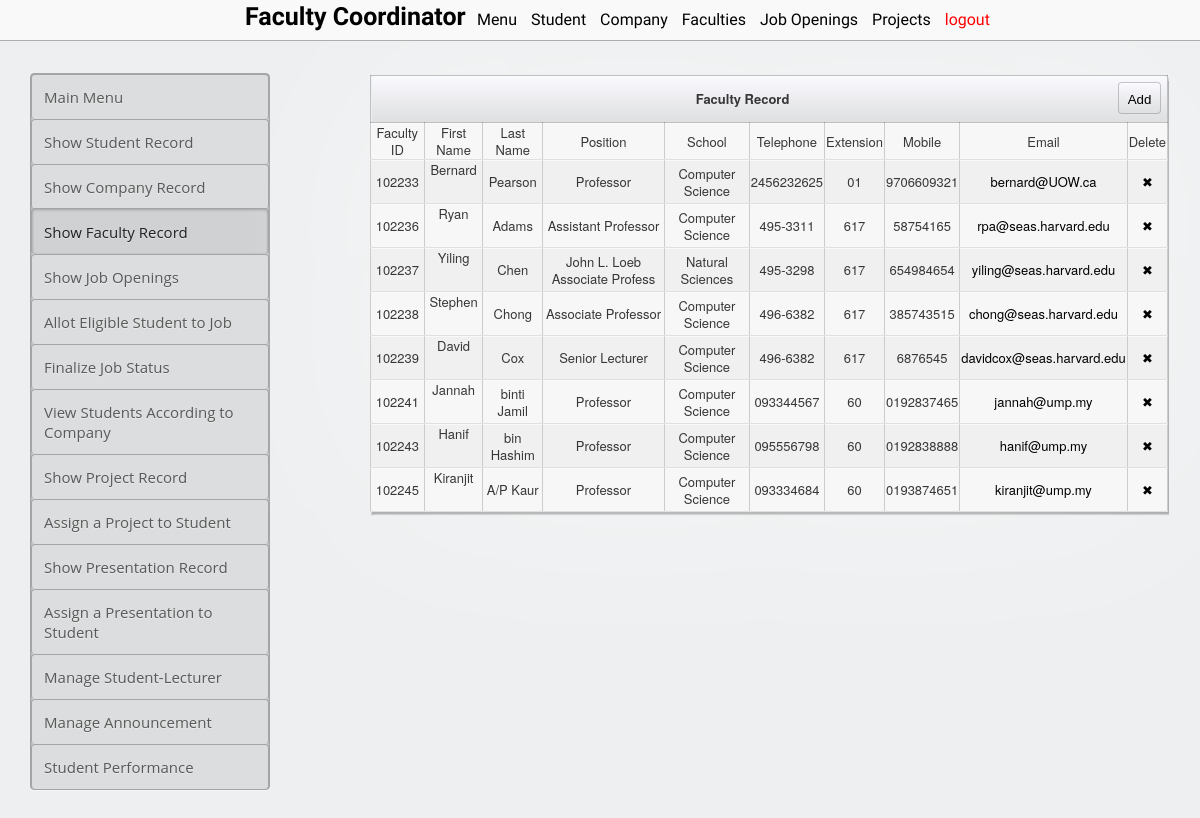
Screenshot of /coordinator/show_faculty.php with the database file from the repository.
### tables this page shows
CREATE TABLE `faculty_detail` (
  `FACULTY_ID` varchar(14) NOT NULL DEFAULT '',
  `FIRST_NAME` char(20) DEFAULT NULL,
  `LAST_NAME` char(20) DEFAULT NULL,
  `POSITION` varchar(50) DEFAULT NULL,
  `SCHOOL` varchar(50) DEFAULT NULL,
  `TELEPHONE` varchar(14) DEFAULT NULL,
  `EXTENSION` varchar(20) DEFAULT NULL,
  `MOBILE` varchar(14) DEFAULT NULL,
  `EMAIL` varchar(30) DEFAULT NULL
);

### coordinator/show_faculty.php (the view, shortened to what this page needs)
<?php
echo "
<!DOCTYPE html>
<html lang='en'>
<head>
    <link rel='stylesheet' href='../style_admin.css'>
    <link rel='stylesheet' href='../table.css'>
</head>
<body>
  <nav id='nav'>
    <ul>
        <div id='logo'>
            <b>Faculty Coordinator</b>
        </div>
        <li><a href='coordinator.php'>Menu</a></li>
        <li><a href='show_student.php'>Student </a></li>
        <li><a href='show_company.php'>Company</a></li>
        <li><a href='show_faculty.php'>Faculties</a></li>
        <li><a href='job_opening_show.php'>Job Openings</a></li>
        <li><a href='project_show.php'>Projects</a></li>
        <li align='right' ><a href='../logout.php' style='color:red;'>logout</a></li>
    </ul>
</nav>
<div id='main'>
    <div id='left'>
        <div id='sidebar'>
            <div class='menu'>
                <a href='coordinator.php'>
                    <div class='menu menu-item' id='student_tc'>
                        Main Menu
                    </div>
                </a>
                <a href='show_student.php'>
                    <div class='menu menu-item' id='student_tc'>
                        Show Student Record
                    </div>
                </a>
                <a href='show_company.php'>
                    <div class='menu menu-item' id='company_tc'>
                        Show Company Record
                    </div>
                </a>
                <a href='show_faculty.php'>
                    <div class='menu menu-item' id='faculty_tc' style='box-shadow: inset 0px 1px 3px rgba(0,0,0,0.2), inset 0 0 3px rgba(0,0,0,0.05);
                    color: #212121;
                    margin-top: -1px;
                    padding-top: 13px;
                    background: rgba(0,0,0,0.06);'>
                        Show Faculty Record
                    </div>
                </a>
                <a href='job_opening_show.php'>
                    <div class='menu menu-item' id='company_tc'>
                        Show Job Openings
                    </div>
                </a>
                <a href='prospect_status_edit.php'>
                    <div class='menu menu-item' id='faculty_tc'>
                        Allot Eligible Student to Job
                    </div>
                </a>
                <a href='company_response_status.php' >
                    <div class='menu menu-item' id='faculty_tc'>
                        Finalize Job Status
                    </div>
                </a>
                <a href='company_student_selected.php' >
                    <div class='menu menu-item' id='faculty_tc'>
                        View Students According to Company
                    </div>
                </a>
                <a href='project_show.php'>
                    <div class='menu menu-item' id='faculty_tc'>
                        Show Project Record
                    </div>
                </a>
                <a href='project_allot.php'>
                    <div class='menu menu-item' id='faculty_tc'>
                        Assign a Project to Student
                    </div>
                </a>
                <a href='presentation_show.php'>
                    <div class='menu menu-item' id='faculty_tc'>
                        Show Presentation Record
                    </div>
                </a>
                <a href='presentation_allot.php'>
                    <div class='menu menu-item' id='faculty_tc'>
                        Assign a Presentation to Student
                    </div>
                </a>
                <a href='fsvsupervisor_student_selected.php'>
                    <div class='menu menu-item' id='student_tc'>
                        Manage Student-Lecturer
                    </div>
                </a>
                <a href='announcement.php'>
                    <div class='menu menu-item' id='faculty_tc'>
                        Manage Announcement
                    </div>
                </a>
                <a href='marks.php'>
                    <div class='menu menu-item' id='faculty_tc'>
                        Student Performance
                    </div>
                </a>
            </div>
        </div>
    </div>
</div>
<div id='right'>
    <div class='table_container'>
        <div class='sub-table-container' >
            <table class='tc' >
                <thead>
                    <tr>
                        <th class='tpl-bar-breadcrumbs' colspan='10'>Faculty Record
                            <a href='faculty_add.php' title='Add a Faculty to record'><button class='edit-button' style='visibility:visible;width: 43px;height: 32px;line-height: 32px;margin: 5px;'>Add</button></a></th>
                        </tr>
                    </thead>
                    <tbody>
                        <tr class='row'>
                            <td class='item'>Faculty ID</td>
                            <td class='item'>First Name</td>
                            <td class='item'>Last Name</td>
                            <td class='item'>Position</td>
                            <td class='item'>School</td>
                            <td class='item'>Telephone</td>
                            <td class='item'>Extension</td>
                            <td class='item'>Mobile</td>
                            <td class='item'>Email</td>
                            <td class='item'>Delete</td>
                        </tr>";
                        require "../connection.php";
                        $str="select * from faculty_detail;";
                        $result=mysqli_query($con, $str);
                        $x=1;
                        while($row=mysqli_fetch_array($result)) {
                            if($x==1) {
                                $x=0;
                                echo "<tr   class='row'>
                                <td class='item alter'>$row[0]</td>
                                <td class='item alter'>$row[1]<a href='faculty_edit.php?faculty_id=$row[0]'><button class='edit-button' >Edit</button></a></td>
                                <td class='item alter'>$row[2]</td>
                                <td class='item alter'>$row[3]</td>
                                <td class='item alter'>$row[4]</td>
                                <td class='item alter'>$row[5]</td>
                                <td class='item alter'>$row[6]</td>
                                <td class='item alter'>$row[7]</td>
                                <td class='item alter'><a href='mailto:$row[8]'>$row[8]</a></td>
                                <td class='item alter'><a href='delete_record.php?file=show_faculty.php&table=faculty_detail&pkey_name=faculty_id&key=$row[0]' title='Delete this faculty from record'>✖</a></td>
                            </tr>";
                        }
                        else {
                            $x=1;
                            echo "<tr   class='row'>
                            <td class='item'>$row[0]</td>
                            <td class='item'>$row[1]<a href='faculty_edit.php?faculty_id=$row[0]'><button class='edit-button' >Edit</button></a></td>
                            <td class='item'>$row[2]</td>
                            <td class='item'>$row[3]</td>
                            <td class='item'>$row[4]</td>
                            <td class='item'>$row[5]</td>
                            <td class='item'>$row[6]</td>
                            <td class='item'>$row[7]</td>
                            <td class='item'><a href='mailto:$row[8]'>$row[8]</a></td>
                            <td class='item'><a href='delete_record.php?file=show_faculty.php&table=faculty_detail&pkey_name=faculty_id&key=$row[0]' title='Delete this faculty from record'>✖</a></td>
                        </tr>";
                    }
                }
                echo "
                </tbody>
            </table>
        </div>
    </div>
</div>
</div>
</body>
</html>";
?>

### style_admin.css (style rules this page uses)
body, html { margin: 0px auto; width: 100%; }
#nav { position: fixed; height: 40px; width: 100%; font-family: "open sans light", "Helvetica Neue", Helvetica, arial, sans-serif; background: #F9F9F9; border-bottom: 1px solid #ADADAD; text-align: center; }
li { display: inline-block; padding-left: 5px; padding-right: 5px; padding-top: 10px; padding-bottom: 10px; }
a { color: black; text-decoration: none; }
#nav li { text-decoration: none; color: #000000; }
#nav ul { margin-top: 0px; }
#logo { display: inline; font-size: 25px; text-align: left; }
#main { padding-top: 43px; width: '100%'; margin: 0 auto; }
#left { float: left; width: 25%; }
#right { float: right; width: 75%; }
#nav { z-index:50; }
#main { z-index: 5; }

### coordinator/show_faculty.php (style rules this page uses)
body { font-family: 'open sans', 'Helvetica Neue', Helvetica, arial, sans-serif; background: #EDEFF0; }
.table_container table { width: 100%; }
td a { display:block; text-decoration:none; }

### rows the page displays
faculty_detail: FACULTY_ID "102233", FIRST_NAME "Bernard", LAST_NAME "Pearson", POSITION "Professor", SCHOOL "Computer Science", TELEPHONE "2456232625", EXTENSION "01", MOBILE "9706609321", EMAIL "bernard@UOW.ca"
faculty_detail: FACULTY_ID "102236", FIRST_NAME "Ryan", LAST_NAME "Adams", POSITION "Assistant Professor", SCHOOL "Computer Science", TELEPHONE "495-3311", EXTENSION "617", MOBILE "58754165", EMAIL "rpa@seas.harvard.edu"
faculty_detail: FACULTY_ID "102237", FIRST_NAME "Yiling", LAST_NAME "Chen", POSITION "John L. Loeb Associate Profess", SCHOOL "Natural Sciences", TELEPHONE "495-3298", EXTENSION "617", MOBILE "654984654", EMAIL "yiling@seas.harvard.edu"
faculty_detail: FACULTY_ID "102238", FIRST_NAME "Stephen", LAST_NAME "Chong", POSITION "Associate Professor", SCHOOL "Computer Science", TELEPHONE "496-6382", EXTENSION "617", MOBILE "385743515", EMAIL "chong@seas.harvard.edu"
faculty_detail: FACULTY_ID "102239", FIRST_NAME "David", LAST_NAME "Cox", POSITION "Senior Lecturer", SCHOOL "Computer Science", TELEPHONE "496-6382", EXTENSION "617", MOBILE "6876545", EMAIL "davidcox@seas.harvard.edu"
faculty_detail: FACULTY_ID "102241", FIRST_NAME "Jannah", LAST_NAME "binti Jamil", POSITION "Professor", SCHOOL "Computer Science", TELEPHONE "093344567", EXTENSION "60", MOBILE "0192837465", EMAIL "jannah@ump.my"
faculty_detail: FACULTY_ID "102243", FIRST_NAME "Hanif", LAST_NAME "bin Hashim", POSITION "Professor", SCHOOL "Computer Science", TELEPHONE "095556798", EXTENSION "60", MOBILE "0192838888", EMAIL "hanif@ump.my"
faculty_detail: FACULTY_ID "102245", FIRST_NAME "Kiranjit", LAST_NAME "A/P Kaur", POSITION "Professor", SCHOOL "Computer Science", TELEPHONE "093334684", EXTENSION "60", MOBILE "0193874651", EMAIL "kiranjit@ump.my"
